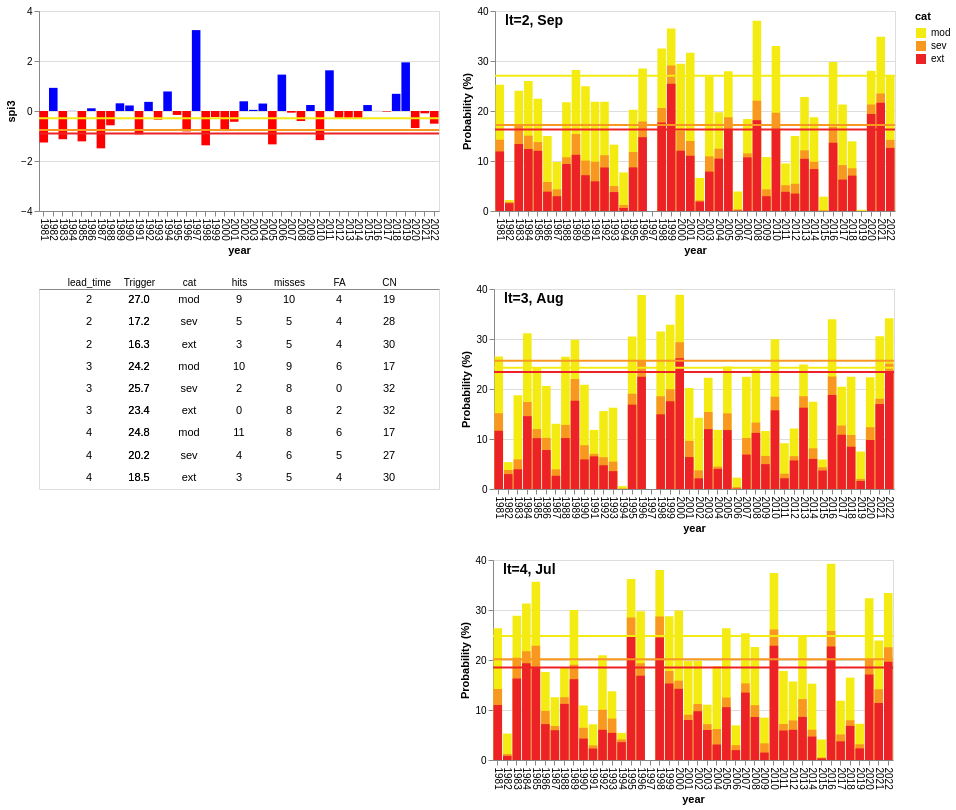

Source (notebook cell):
### Code cell
#tab_df3=tab_df2[['lead_time','Trigger','cat']]

tab_plot=decision_table(tab_df2).properties(height=200,width=400)
#tab_plot


emtpy_plot=alt.Chart(pd.DataFrame({'A': []})).mark_text().encode().properties(
    width=400,
    height=200)

panels = alt.vconcat(
    alt.hconcat(obs_plot,lt2_plot),
    alt.hconcat(tab_plot, lt3_plot),
    alt.hconcat(emtpy_plot, lt4_plot),
)

panels.configure_view(stroke=None).configure_axisY(
    labelFontSize=12,
    titleFontSize=14
).configure_axisX(
    labelFontSize=10,
    titleFontSize=12
).configure_legend(
    labelFontSize=12,
    titleFontSize=14
)

print(' Marsabit selected trigger for OND')
#panels.save(f"{latex_path}{region_id}-{sc_season_str}_v20240626.png")
panels

### Figure 1 — Vega-Lite specification as saved in the notebook (floating-point values rounded to 4 significant figures)
{"config": {"view": {"continuousWidth": 300, "continuousHeight": 300}}, "vconcat": [{"hconcat": [{"layer": [{"data": {"name": "data-f4026e3bbdf51813060ea4001b24cb69"}, "mark": {"type": "bar"}, "encoding": {"color": {"condition": {"test": "(datum['spi3'] > 0)", "value": "blue"}, "value": "red"}, "x": {"axis": {"labelAngle": 90}, "field": "year", "type": "nominal"}, "y": {"field": "spi3", "scale": {"domain": [-4, 4]}, "title": "spi3", "type": "quantitative"}}}, {"data": {"name": "data-ea9c7214d20ad5d7d42f9c6a12791b69"}, "mark": {"type": "rule", "stroke": "#f4eb13", "strokeWidth": 2}, "encoding": {"y": {"field": "y", "type": "quantitative"}}}, {"data": {"name": "data-d1d1ebd4f73166ea3e1b2f55ec2b43ab"}, "mark": {"type": "rule", "stroke": "#f89821", "strokeWidth": 2}, "encoding": {"y": {"field": "y", "type": "quantitative"}}}, {"data": {"name": "data-ed20c0d4931e0116777f7d938cf3f88f"}, "mark": {"type": "rule", "stroke": "#ed2227", "strokeWidth": 2}, "encoding": {"y": {"field": "y", "type": "quantitative"}}}], "height": 200, "width": 400}, {"layer": [{"layer": [{"data": {"name": "data-6a93d5a2c90e4bd9fbca9ae08c33bb91"}, "mark": {"type": "bar"}, "encoding": {"color": {"field": "cat", "scale": {"domain": ["mod", "sev", "ext"], "range": ["#f4eb13", "#f89821", "#ed2227"]}, "sort": ["sev", "mod", "ext"], "type": "nominal"}, "x": {"axis": {"labelAngle": 90}, "field": "year", "type": "nominal"}, "y": {"field": "ep_pb", "stack": null, "title": "Probability (%)", "type": "quantitative"}}}, {"data": {"name": "data-989eb75049684e9e20f245dd41a8bb9f"}, "mark": {"type": "text", "align": "left", "baseline": "middle", "dx": -190, "dy": -90, "fontSize": 14, "fontWeight": "bold"}, "encoding": {"text": {"field": "text", "type": "nominal"}}}]}, {"data": {"name": "data-15fe938515d41fc7df443d4044d88bcf"}, "mark": {"type": "rule", "stroke": "#f4eb13", "strokeWidth": 2}, "encoding": {"y": {"field": "y", "type": "quantitative"}}}, {"data": {"name": "data-6d5de8e9a4d77992e444d7d509cc35f1"}, "mark": {"type": "rule", "stroke": "#f89821", "strokeWidth": 2}, "encoding": {"y": {"field": "y", "type": "quantitative"}}}, {"data": {"name": "data-a0380fa5ecf94b0e6d04e0f87644d574"}, "mark": {"type": "rule", "stroke": "#ed2227", "strokeWidth": 2}, "encoding": {"y": {"field": "y", "type": "quantitative"}}}], "height": 200, "width": 400}]}, {"hconcat": [{"data": {"name": "data-b00b861f576384f5151cffe506ee5c27"}, "mark": {"type": "text"}, "encoding": {"text": {"field": "value", "type": "nominal"}, "x": {"axis": {"labelAngle": 0, "orient": "top", "ticks": false, "title": null}, "field": "key", "scale": {"padding": 10}, "sort": null, "type": "nominal"}, "y": {"axis": null, "field": "index", "type": "ordinal"}}, "height": 200, "transform": [{"fold": ["lead_time", "Trigger", "cat", "Trigger", "hits", "misses", "FA", "CN"]}], "width": 400}, {"layer": [{"layer": [{"data": {"name": "data-39ff048d1850201bdcf7532090081290"}, "mark": {"type": "bar"}, "encoding": {"color": {"field": "cat", "scale": {"domain": ["mod", "sev", "ext"], "range": ["#f4eb13", "#f89821", "#ed2227"]}, "sort": ["sev", "mod", "ext"], "type": "nominal"}, "x": {"axis": {"labelAngle": 90}, "field": "year", "type": "nominal"}, "y": {"field": "ep_pb", "stack": null, "title": "Probability (%)", "type": "quantitative"}}}, {"data": {"name": "data-21663e4800efb3fb7445885fc8d383dd"}, "mark": {"type": "text", "align": "left", "baseline": "middle", "dx": -190, "dy": -90, "fontSize": 14, "fontWeight": "bold"}, "encoding": {"text": {"field": "text", "type": "nominal"}}}]}, {"data": {"name": "data-639a0f4b71481adec7ac92835635d731"}, "mark": {"type": "rule", "stroke": "#f4eb13", "strokeWidth": 2}, "encoding": {"y": {"field": "y", "type": "quantitative"}}}, {"data": {"name": "data-b572124d575b483c38371c86f31ce91f"}, "mark": {"type": "rule", "stroke": "#f89821", "strokeWidth": 2}, "encoding": {"y": {"field": "y", "type": "quantitative"}}}, {"data": {"name": "data-c78026e16f3330daebae727c33141bd8"}, "mark": {"type": "rule", "stroke": "#ed2227", "strokeWidth": 2}, "encoding": {"y": {"field": "y", "type": "quantitative"}}}], "height": 200, "width": 400}]}, {"hconcat": [{"data": {"name": "data-4f53cda18c2baa0c0354bb5f9a3ecbe5"}, "mark": {"type": "text"}, "encoding": {}, "height": 200, "width": 400}, {"layer": [{"layer": [{"data": {"name": "data-13e38442cbdd2b4a88e9eda2f04ada0a"}, "mark": {"type": "bar"}, "encoding": {"color": {"field": "cat", "scale": {"domain": ["mod", "sev", "ext"], "range": ["#f4eb13", "#f89821", "#ed2227"]}, "sort": ["sev", "mod", "ext"], "type": "nominal"}, "x": {"axis": {"labelAngle": 90}, "field": "year", "type": "nominal"}, "y": {"field": "ep_pb", "stack": null, "title": "Probability (%)", "type": "quantitative"}}}, {"data": {"name": "data-19e40bd9fd476993abf9adc65177288b"}, "mark": {"type": "text", "align": "left", "baseline": "middle", "dx": -190, "dy": -90, "fontSize": 14, "fontWeight": "bold"}, "encoding": {"text": {"field": "text", "type": "nominal"}}}]}, {"data": {"name": "data-dc401686aa4f3e5d9de20ce6c3c2cf30"}, "mark": {"type": "rule", "stroke": "#f4eb13", "strokeWidth": 2}, "encoding": {"y": {"field": "y", "type": "quantitative"}}}, {"data": {"name": "data-ee0785aa2841774caf2d3cce3a97bd93"}, "mark": {"type": "rule", "stroke": "#f89821", "strokeWidth": 2}, "encoding": {"y": {"field": "y", "type": "quantitative"}}}, {"data": {"name": "data-b0bcd9e59f60f21b373bec2f0a80027c"}, "mark": {"type": "rule", "stroke": "#ed2227", "strokeWidth": 2}, "encoding": {"y": {"field": "y", "type": "quantitative"}}}], "height": 200, "width": 400}]}], "$schema": "https://vega.github.io/schema/vega-lite/v5.17.0.json", "datasets": {"data-f4026e3bbdf51813060ea4001b24cb69": [{"spi3": -1.261, "year": "1981"}, {"spi3": 0.9259, "year": "1982"}, {"spi3": -1.129, "year": "1983"}, {"spi3": 0.004938, "year": "1984"}, {"spi3": -1.214, "year": "1985"}, {"spi3": 0.1085, "year": "1986"}, {"spi3": -1.494, "year": "1987"}, {"spi3": -0.5713, "year": "1988"}, {"spi3": 0.3073, "year": "1989"}, {"spi3": 0.2214, "year": "1990"}, {"spi3": -0.9356, "year": "1991"}, {"spi3": 0.3655, "year": "1992"}, {"spi3": -0.3466, "year": "1993"}, {"spi3": 0.7812, "year": "1994"}, {"spi3": -0.1579, "year": "1995"}, {"spi3": -0.8165, "year": "1996"}, {"spi3": 3.236, "year": "1997"}, {"spi3": -1.372, "year": "1998"}, {"spi3": -0.2421, "year": "1999"}, {"spi3": -0.8035, "year": "2000"}, {"spi3": -0.4315, "year": "2001"}, {"spi3": 0.3881, "year": "2002"}, {"spi3": 0.04578, "year": "2003"}, {"spi3": 0.2981, "year": "2004"}, {"spi3": -1.335, "year": "2005"}, {"spi3": 1.455, "year": "2006"}, {"spi3": -0.0665, "year": "2007"}, {"spi3": -0.3993, "year": "2008"}, {"spi3": 0.2396, "year": "2009"}, {"spi3": -1.166, "year": "2010"}, {"spi3": 1.627, "year": "2011"}, {"spi3": -0.2982, "year": "2012"}, {"spi3": -0.3079, "year": "2013"}, {"spi3": -0.2928, "year": "2014"}, {"spi3": 0.238, "year": "2015"}, {"spi3": 0.002147, "year": "2016"}, {"spi3": -0.02267, "year": "2017"}, {"spi3": 0.6874, "year": "2018"}, {"spi3": 1.946, "year": "2019"}, {"spi3": -0.682, "year": "2020"}, {"spi3": -0.09312, "year": "2021"}, {"spi3": -0.5074, "year": "2022"}], "data-ea9c7214d20ad5d7d42f9c6a12791b69": [{"y": -0.29}], "data-d1d1ebd4f73166ea3e1b2f55ec2b43ab": [{"y": -0.76}], "data-ed20c0d4931e0116777f7d938cf3f88f": [{"y": -0.9}], "data-6a93d5a2c90e4bd9fbca9ae08c33bb91": [{"year": "1981", "cat": "mod", "ep_pb": 25.23}, {"year": "1982", "cat": "mod", "ep_pb": 2.188}, {"year": "1983", "cat": "mod", "ep_pb": 24.04}, {"year": "1984", "cat": "mod", "ep_pb": 26.02}, {"year": "1985", "cat": "mod", "ep_pb": 22.43}, {"year": "1986", "cat": "mod", "ep_pb": 15.0}, {"year": "1987", "cat": "mod", "ep_pb": 9.821}, {"year": "1988", "cat": "mod", "ep_pb": 21.76}, {"year": "1989", "cat": "mod", "ep_pb": 28.22}, {"year": "1990", "cat": "mod", "ep_pb": 24.96}, {"year": "1991", "cat": "mod", "ep_pb": 21.85}, {"year": "1992", "cat": "mod", "ep_pb": 21.85}, {"year": "1993", "cat": "mod", "ep_pb": 13.27}, {"year": "1994", "cat": "mod", "ep_pb": 7.721}, {"year": "1995", "cat": "mod", "ep_pb": 20.26}, {"year": "1996", "cat": "mod", "ep_pb": 28.48}, {"year": "1997", "cat": "mod", "ep_pb": 0.0}, {"year": "1998", "cat": "mod", "ep_pb": 32.49}, {"year": "1999", "cat": "mod", "ep_pb": 36.48}, {"year": "2000", "cat": "mod", "ep_pb": 29.46}, {"year": "2001", "cat": "mod", "ep_pb": 31.67}, {"year": "2002", "cat": "mod", "ep_pb": 6.618}, {"year": "2003", "cat": "mod", "ep_pb": 26.96}, {"year": "2004", "cat": "mod", "ep_pb": 19.73}, {"year": "2005", "cat": "mod", "ep_pb": 27.96}, {"year": "2006", "cat": "mod", "ep_pb": 3.904}, {"year": "2007", "cat": "mod", "ep_pb": 18.42}, {"year": "2008", "cat": "mod", "ep_pb": 38.03}, {"year": "2009", "cat": "mod", "ep_pb": 10.78}, {"year": "2010", "cat": "mod", "ep_pb": 32.98}, {"year": "2011", "cat": "mod", "ep_pb": 9.506}, {"year": "2012", "cat": "mod", "ep_pb": 15.0}, {"year": "2013", "cat": "mod", "ep_pb": 22.79}, {"year": "2014", "cat": "mod", "ep_pb": 18.77}, {"year": "2015", "cat": "mod", "ep_pb": 2.871}, {"year": "2016", "cat": "mod", "ep_pb": 29.78}, {"year": "2017", "cat": "mod", "ep_pb": 21.31}, {"year": "2018", "cat": "mod", "ep_pb": 13.94}, {"year": "2019", "cat": "mod", "ep_pb": 0.2451}, {"year": "2020", "cat": "mod", "ep_pb": 28.06}, {"year": "2021", "cat": "mod", "ep_pb": 34.84}, {"year": "2022", "cat": "mod", "ep_pb": 27.05}, {"year": "1981", "cat": "sev", "ep_pb": 14.25}, {"year": "1982", "cat": "sev", "ep_pb": 1.786}, {"year": "1983", "cat": "sev", "ep_pb": 17.21}, {"year": "1984", "cat": "sev", "ep_pb": 15.07}, {"year": "1985", "cat": "sev", "ep_pb": 13.78}, {"year": "1986", "cat": "sev", "ep_pb": 5.812}, {"year": "1987", "cat": "sev", "ep_pb": 4.324}, {"year": "1988", "cat": "sev", "ep_pb": 10.75}, {"year": "1989", "cat": "sev", "ep_pb": 15.39}, {"year": "1990", "cat": "sev", "ep_pb": 10.08}, {"year": "1991", "cat": "sev", "ep_pb": 9.856}, {"year": "1992", "cat": "sev", "ep_pb": 11.15}, {"year": "1993", "cat": "sev", "ep_pb": 4.989}, {"year": "1994", "cat": "sev", "ep_pb": 1.208}, {"year": "1995", "cat": "sev", "ep_pb": 11.8}, {"year": "1996", "cat": "sev", "ep_pb": 17.89}, {"year": "1997", "cat": "sev", "ep_pb": 0.0}, {"year": "1998", "cat": "sev", "ep_pb": 20.61}, {"year": "1999", "cat": "sev", "ep_pb": 29.11}, {"year": "2000", "cat": "sev", "ep_pb": 15.98}, {"year": "2001", "cat": "sev", "ep_pb": 14.01}, {"year": "2002", "cat": "sev", "ep_pb": 2.118}, {"year": "2003", "cat": "sev", "ep_pb": 10.92}, {"year": "2004", "cat": "sev", "ep_pb": 12.46}, {"year": "2005", "cat": "sev", "ep_pb": 18.75}, {"year": "2006", "cat": "sev", "ep_pb": 0.3326}, {"year": "2007", "cat": "sev", "ep_pb": 11.52}, {"year": "2008", "cat": "sev", "ep_pb": 22.06}, {"year": "2009", "cat": "sev", "ep_pb": 4.324}, {"year": "2010", "cat": "sev", "ep_pb": 19.63}, {"year": "2011", "cat": "sev", "ep_pb": 5.147}, {"year": "2012", "cat": "sev", "ep_pb": 5.445}, {"year": "2013", "cat": "sev", "ep_pb": 12.13}, {"year": "2014", "cat": "sev", "ep_pb": 9.839}, {"year": "2015", "cat": "sev", "ep_pb": 0.1576}, {"year": "2016", "cat": "sev", "ep_pb": 16.86}, {"year": "2017", "cat": "sev", "ep_pb": 9.174}, {"year": "2018", "cat": "sev", "ep_pb": 8.543}, {"year": "2019", "cat": "sev", "ep_pb": 0.0}, {"year": "2020", "cat": "sev", "ep_pb": 21.32}, {"year": "2021", "cat": "sev", "ep_pb": 23.49}, {"year": "2022", "cat": "sev", "ep_pb": 14.23}, {"year": "1981", "cat": "ext", "ep_pb": 11.9}, {"year": "1982", "cat": "ext", "ep_pb": 1.558}, {"year": "1983", "cat": "ext", "ep_pb": 13.39}, {"year": "1984", "cat": "ext", "ep_pb": 12.39}, {"year": "1985", "cat": "ext", "ep_pb": 12.04}, {"year": "1986", "cat": "ext", "ep_pb": 3.869}, {"year": "1987", "cat": "ext", "ep_pb": 2.959}, {"year": "1988", "cat": "ext", "ep_pb": 9.401}, {"year": "1989", "cat": "ext", "ep_pb": 11.24}, {"year": "1990", "cat": "ext", "ep_pb": 7.16}, {"year": "1991", "cat": "ext", "ep_pb": 5.935}, {"year": "1992", "cat": "ext", "ep_pb": 8.701}, {"year": "1993", "cat": "ext", "ep_pb": 3.782}, {"year": "1994", "cat": "ext", "ep_pb": 0.5952}, {"year": "1995", "cat": "ext", "ep_pb": 8.718}, {"year": "1996", "cat": "ext", "ep_pb": 14.76}, {"year": "1997", "cat": "ext", "ep_pb": 0.0}, {"year": "1998", "cat": "ext", "ep_pb": 17.7}, {"year": "1999", "cat": "ext", "ep_pb": 25.44}, {"year": "2000", "cat": "ext", "ep_pb": 12.06}, {"year": "2001", "cat": "ext", "ep_pb": 11.05}, {"year": "2002", "cat": "ext", "ep_pb": 1.891}, {"year": "2003", "cat": "ext", "ep_pb": 7.878}, {"year": "2004", "cat": "ext", "ep_pb": 10.47}, {"year": "2005", "cat": "ext", "ep_pb": 16.32}, {"year": "2006", "cat": "ext", "ep_pb": 0.105}, {"year": "2007", "cat": "ext", "ep_pb": 10.73}, {"year": "2008", "cat": "ext", "ep_pb": 18.15}, {"year": "2009", "cat": "ext", "ep_pb": 2.959}, {"year": "2010", "cat": "ext", "ep_pb": 16.37}, {"year": "2011", "cat": "ext", "ep_pb": 3.834}, {"year": "2012", "cat": "ext", "ep_pb": 3.484}, {"year": "2013", "cat": "ext", "ep_pb": 10.43}, {"year": "2014", "cat": "ext", "ep_pb": 8.386}, {"year": "2015", "cat": "ext", "ep_pb": 0.0}, {"year": "2016", "cat": "ext", "ep_pb": 13.66}, {"year": "2017", "cat": "ext", "ep_pb": 6.285}, {"year": "2018", "cat": "ext", "ep_pb": 7.073}, {"year": "2019", "cat": "ext", "ep_pb": 0.0}, {"year": "2020", "cat": "ext", "ep_pb": 19.38}, {"year": "2021", "cat": "ext", "ep_pb": 21.64}, {"year": "2022", "cat": "ext", "ep_pb": 12.62}], "data-989eb75049684e9e20f245dd41a8bb9f": [{"text": "lt=2, Sep"}], "data-15fe938515d41fc7df443d4044d88bcf": [{"y": 27.05}], "data-6d5de8e9a4d77992e444d7d509cc35f1": [{"y": 17.21}], "data-a0380fa5ecf94b0e6d04e0f87644d574": [{"y": 16.32}], "data-b00b861f576384f5151cffe506ee5c27": [{"index": 0, "lead_time": 2, "Trigger": "27.0", "cat": "mod", "hits": 9, "misses": 10, "FA": 4, "CN": 19}, {"index": 1, "lead_time": 2, "Trigger": "17.2", "cat": "sev", "hits": 5, "misses": 5, "FA": 4, "CN": 28}, {"index": 2, "lead_time": 2, "Trigger": "16.3", "cat": "ext", "hits": 3, "misses": 5, "FA": 4, "CN": 30}, {"index": 3, "lead_time": 3, "Trigger": "24.2", "cat": "mod", "hits": 10, "misses": 9, "FA": 6, "CN": 17}, {"index": 4, "lead_time": 3, "Trigger": "25.7", "cat": "sev", "hits": 2, "misses": 8, "FA": 0, "CN": 32}, {"index": 5, "lead_time": 3, "Trigger": "23.4", "cat": "ext", "hits": 0, "misses": 8, "FA": 2, "CN": 32}, {"index": 6, "lead_time": 4, "Trigger": "24.8", "cat": "mod", "hits": 11, "misses": 8, "FA": 6, "CN": 17}, {"index": 7, "lead_time": 4, "Trigger": "20.2", "cat": "sev", "hits": 4, "misses": 6, "FA": 5, "CN": 27}, {"index": 8, "lead_time": 4, "Trigger": "18.5", "cat": "ext", "hits": 3, "misses": 5, "FA": 4, "CN": 30}], "data-39ff048d1850201bdcf7532090081290": [{"year": "1981", "cat": "mod", "ep_pb": 26.49}, {"year": "1982", "cat": "mod", "ep_pb": 5.375}, {"year": "1983", "cat": "mod", "ep_pb": 18.75}, {"year": "1984", "cat": "mod", "ep_pb": 31.13}, {"year": "1985", "cat": "mod", "ep_pb": 24.25}, {"year": "1986", "cat": "mod", "ep_pb": 20.62}, {"year": "1987", "cat": "mod", "ep_pb": 13.04}, {"year": "1988", "cat": "mod", "ep_pb": 26.44}, {"year": "1989", "cat": "mod", "ep_pb": 29.87}, {"year": "1990", "cat": "mod", "ep_pb": 20.87}, {"year": "1991", "cat": "mod", "ep_pb": 11.82}, {"year": "1992", "cat": "mod", "ep_pb": 15.58}, {"year": "1993", "cat": "mod", "ep_pb": 16.26}, {"year": "1994", "cat": "mod", "ep_pb": 0.5777}, {"year": "1995", "cat": "mod", "ep_pb": 30.51}, {"year": "1996", "cat": "mod", "ep_pb": 38.81}, {"year": "1997", "cat": "mod", "ep_pb": 0.0}, {"year": "1998", "cat": "mod", "ep_pb": 31.51}, {"year": "1999", "cat": "mod", "ep_pb": 32.84}, {"year": "2000", "cat": "mod", "ep_pb": 38.85}, {"year": "2001", "cat": "mod", "ep_pb": 20.22}, {"year": "2002", "cat": "mod", "ep_pb": 14.25}, {"year": "2003", "cat": "mod", "ep_pb": 22.27}, {"year": "2004", "cat": "mod", "ep_pb": 11.82}, {"year": "2005", "cat": "mod", "ep_pb": 24.49}, {"year": "2006", "cat": "mod", "ep_pb": 2.276}, {"year": "2007", "cat": "mod", "ep_pb": 22.44}, {"year": "2008", "cat": "mod", "ep_pb": 23.93}, {"year": "2009", "cat": "mod", "ep_pb": 11.61}, {"year": "2010", "cat": "mod", "ep_pb": 29.97}, {"year": "2011", "cat": "mod", "ep_pb": 9.156}, {"year": "2012", "cat": "mod", "ep_pb": 12.1}, {"year": "2013", "cat": "mod", "ep_pb": 24.88}, {"year": "2014", "cat": "mod", "ep_pb": 17.44}, {"year": "2015", "cat": "mod", "ep_pb": 5.9}, {"year": "2016", "cat": "mod", "ep_pb": 33.95}, {"year": "2017", "cat": "mod", "ep_pb": 20.45}, {"year": "2018", "cat": "mod", "ep_pb": 22.46}, {"year": "2019", "cat": "mod", "ep_pb": 7.493}, {"year": "2020", "cat": "mod", "ep_pb": 22.37}, {"year": "2021", "cat": "mod", "ep_pb": 30.57}, {"year": "2022", "cat": "mod", "ep_pb": 34.17}, {"year": "1981", "cat": "sev", "ep_pb": 15.16}, {"year": "1982", "cat": "sev", "ep_pb": 3.799}, {"year": "1983", "cat": "sev", "ep_pb": 5.917}, {"year": "1984", "cat": "sev", "ep_pb": 17.4}, {"year": "1985", "cat": "sev", "ep_pb": 11.97}, {"year": "1986", "cat": "sev", "ep_pb": 10.22}, {"year": "1987", "cat": "sev", "ep_pb": 3.922}, {"year": "1988", "cat": "sev", "ep_pb": 12.82}, {"year": "1989", "cat": "sev", "ep_pb": 22.02}, {"year": "1990", "cat": "sev", "ep_pb": 8.754}, {"year": "1991", "cat": "sev", "ep_pb": 7.038}, {"year": "1992", "cat": "sev", "ep_pb": 6.355}, {"year": "1993", "cat": "sev", "ep_pb": 5.48}, {"year": "1994", "cat": "sev", "ep_pb": 0.105}, {"year": "1995", "cat": "sev", "ep_pb": 19.03}, {"year": "1996", "cat": "sev", "ep_pb": 25.67}, {"year": "1997", "cat": "sev", "ep_pb": 0.0}, {"year": "1998", "cat": "sev", "ep_pb": 18.57}, {"year": "1999", "cat": "sev", "ep_pb": 19.94}, {"year": "2000", "cat": "sev", "ep_pb": 29.34}, {"year": "2001", "cat": "sev", "ep_pb": 9.629}, {"year": "2002", "cat": "sev", "ep_pb": 3.729}, {"year": "2003", "cat": "sev", "ep_pb": 15.41}, {"year": "2004", "cat": "sev", "ep_pb": 4.482}, {"year": "2005", "cat": "sev", "ep_pb": 15.13}, {"year": "2006", "cat": "sev", "ep_pb": 0.3676}, {"year": "2007", "cat": "sev", "ep_pb": 10.21}, {"year": "2008", "cat": "sev", "ep_pb": 13.29}, {"year": "2009", "cat": "sev", "ep_pb": 6.618}, {"year": "2010", "cat": "sev", "ep_pb": 18.43}, {"year": "2011", "cat": "sev", "ep_pb": 3.064}, {"year": "2012", "cat": "sev", "ep_pb": 6.565}, {"year": "2013", "cat": "sev", "ep_pb": 18.56}, {"year": "2014", "cat": "sev", "ep_pb": 8.123}, {"year": "2015", "cat": "sev", "ep_pb": 4.342}, {"year": "2016", "cat": "sev", "ep_pb": 22.51}, {"year": "2017", "cat": "sev", "ep_pb": 12.69}, {"year": "2018", "cat": "sev", "ep_pb": 10.8}, {"year": "2019", "cat": "sev", "ep_pb": 2.031}, {"year": "2020", "cat": "sev", "ep_pb": 12.36}, {"year": "2021", "cat": "sev", "ep_pb": 18.05}, {"year": "2022", "cat": "sev", "ep_pb": 25.04}, {"year": "1981", "cat": "ext", "ep_pb": 11.64}, {"year": "1982", "cat": "ext", "ep_pb": 2.976}, {"year": "1983", "cat": "ext", "ep_pb": 3.939}, {"year": "1984", "cat": "ext", "ep_pb": 14.57}, {"year": "1985", "cat": "ext", "ep_pb": 10.17}, {"year": "1986", "cat": "ext", "ep_pb": 7.791}, {"year": "1987", "cat": "ext", "ep_pb": 2.644}, {"year": "1988", "cat": "ext", "ep_pb": 10.19}, {"year": "1989", "cat": "ext", "ep_pb": 17.63}, {"year": "1990", "cat": "ext", "ep_pb": 5.917}, {"year": "1991", "cat": "ext", "ep_pb": 6.53}, {"year": "1992", "cat": "ext", "ep_pb": 4.744}, {"year": "1993", "cat": "ext", "ep_pb": 3.571}, {"year": "1994", "cat": "ext", "ep_pb": 0.0}, {"year": "1995", "cat": "ext", "ep_pb": 16.88}, {"year": "1996", "cat": "ext", "ep_pb": 22.44}, {"year": "1997", "cat": "ext", "ep_pb": 0.0}, {"year": "1998", "cat": "ext", "ep_pb": 14.93}, {"year": "1999", "cat": "ext", "ep_pb": 17.54}, {"year": "2000", "cat": "ext", "ep_pb": 26.16}, {"year": "2001", "cat": "ext", "ep_pb": 6.39}, {"year": "2002", "cat": "ext", "ep_pb": 2.136}, {"year": "2003", "cat": "ext", "ep_pb": 11.97}, {"year": "2004", "cat": "ext", "ep_pb": 4.027}, {"year": "2005", "cat": "ext", "ep_pb": 11.78}, {"year": "2006", "cat": "ext", "ep_pb": 0.07003}, {"year": "2007", "cat": "ext", "ep_pb": 6.88}, {"year": "2008", "cat": "ext", "ep_pb": 11.22}, {"year": "2009", "cat": "ext", "ep_pb": 4.972}, {"year": "2010", "cat": "ext", "ep_pb": 15.74}, {"year": "2011", "cat": "ext", "ep_pb": 2.153}, {"year": "2012", "cat": "ext", "ep_pb": 5.707}, {"year": "2013", "cat": "ext", "ep_pb": 16.26}, {"year": "2014", "cat": "ext", "ep_pb": 6.022}, {"year": "2015", "cat": "ext", "ep_pb": 3.694}, {"year": "2016", "cat": "ext", "ep_pb": 18.8}, {"year": "2017", "cat": "ext", "ep_pb": 10.85}, {"year": "2018", "cat": "ext", "ep_pb": 8.456}, {"year": "2019", "cat": "ext", "ep_pb": 1.611}, {"year": "2020", "cat": "ext", "ep_pb": 9.804}, {"year": "2021", "cat": "ext", "ep_pb": 16.98}, {"year": "2022", "cat": "ext", "ep_pb": 23.39}], "data-21663e4800efb3fb7445885fc8d383dd": [{"text": "lt=3, Aug"}], "data-639a0f4b71481adec7ac92835635d731": [{"y": 24.25}], "data-b572124d575b483c38371c86f31ce91f": [{"y": 25.67}], "data-c78026e16f3330daebae727c33141bd8": [{"y": 23.39}], "data-4f53cda18c2baa0c0354bb5f9a3ecbe5": [], "data-13e38442cbdd2b4a88e9eda2f04ada0a": [{"year": "1981", "cat": "mod", "ep_pb": 26.33}, {"year": "1982", "cat": "mod", "ep_pb": 5.287}, {"year": "1983", "cat": "mod", "ep_pb": 28.85}, {"year": "1984", "cat": "mod", "ep_pb": 31.32}, {"year": "1985", "cat": "mod", "ep_pb": 35.63}, {"year": "1986", "cat": "mod", "ep_pb": 17.59}, {"year": "1987", "cat": "mod", "ep_pb": 12.55}, {"year": "1988", "cat": "mod", "ep_pb": 18.56}, {"year": "1989", "cat": "mod", "ep_pb": 30.02}, {"year": "1990", "cat": "mod", "ep_pb": 10.91}, {"year": "1991", "cat": "mod", "ep_pb": 7.143}, {"year": "1992", "cat": "mod", "ep_pb": 20.94}, {"year": "1993", "cat": "mod", "ep_pb": 13.74}, {"year": "1994", "cat": "mod", "ep_pb": 5.427}, {"year": "1995", "cat": "mod", "ep_pb": 36.2}, {"year": "1996", "cat": "mod", "ep_pb": 29.74}, {"year": "1997", "cat": "mod", "ep_pb": 0.0}, {"year": "1998", "cat": "mod", "ep_pb": 37.99}, {"year": "1999", "cat": "mod", "ep_pb": 28.73}, {"year": "2000", "cat": "mod", "ep_pb": 29.9}, {"year": "2001", "cat": "mod", "ep_pb": 19.78}, {"year": "2002", "cat": "mod", "ep_pb": 19.87}, {"year": "2003", "cat": "mod", "ep_pb": 11.06}, {"year": "2004", "cat": "mod", "ep_pb": 18.75}, {"year": "2005", "cat": "mod", "ep_pb": 26.33}, {"year": "2006", "cat": "mod", "ep_pb": 6.915}, {"year": "2007", "cat": "mod", "ep_pb": 25.37}, {"year": "2008", "cat": "mod", "ep_pb": 22.62}, {"year": "2009", "cat": "mod", "ep_pb": 8.473}, {"year": "2010", "cat": "mod", "ep_pb": 37.38}, {"year": "2011", "cat": "mod", "ep_pb": 17.8}, {"year": "2012", "cat": "mod", "ep_pb": 15.7}, {"year": "2013", "cat": "mod", "ep_pb": 24.82}, {"year": "2014", "cat": "mod", "ep_pb": 15.27}, {"year": "2015", "cat": "mod", "ep_pb": 4.097}, {"year": "2016", "cat": "mod", "ep_pb": 39.27}, {"year": "2017", "cat": "mod", "ep_pb": 11.85}, {"year": "2018", "cat": "mod", "ep_pb": 16.47}, {"year": "2019", "cat": "mod", "ep_pb": 7.248}, {"year": "2020", "cat": "mod", "ep_pb": 32.35}, {"year": "2021", "cat": "mod", "ep_pb": 23.9}, {"year": "2022", "cat": "mod", "ep_pb": 33.42}, {"year": "1981", "cat": "sev", "ep_pb": 14.2}, {"year": "1982", "cat": "sev", "ep_pb": 1.19}, {"year": "1983", "cat": "sev", "ep_pb": 20.45}, {"year": "1984", "cat": "sev", "ep_pb": 21.73}, {"year": "1985", "cat": "sev", "ep_pb": 22.83}, {"year": "1986", "cat": "sev", "ep_pb": 9.821}, {"year": "1987", "cat": "sev", "ep_pb": 6.793}, {"year": "1988", "cat": "sev", "ep_pb": 12.55}, {"year": "1989", "cat": "sev", "ep_pb": 19.03}, {"year": "1990", "cat": "sev", "ep_pb": 6.443}, {"year": "1991", "cat": "sev", "ep_pb": 2.924}, {"year": "1992", "cat": "sev", "ep_pb": 10.05}, {"year": "1993", "cat": "sev", "ep_pb": 8.281}, {"year": "1994", "cat": "sev", "ep_pb": 4.114}, {"year": "1995", "cat": "sev", "ep_pb": 28.48}, {"year": "1996", "cat": "sev", "ep_pb": 19.33}, {"year": "1997", "cat": "sev", "ep_pb": 0.0}, {"year": "1998", "cat": "sev", "ep_pb": 28.68}, {"year": "1999", "cat": "sev", "ep_pb": 17.8}, {"year": "2000", "cat": "sev", "ep_pb": 15.86}, {"year": "2001", "cat": "sev", "ep_pb": 9.051}, {"year": "2002", "cat": "sev", "ep_pb": 11.2}, {"year": "2003", "cat": "sev", "ep_pb": 7.16}, {"year": "2004", "cat": "sev", "ep_pb": 6.197}, {"year": "2005", "cat": "sev", "ep_pb": 12.48}, {"year": "2006", "cat": "sev", "ep_pb": 2.959}, {"year": "2007", "cat": "sev", "ep_pb": 15.32}, {"year": "2008", "cat": "sev", "ep_pb": 10.96}, {"year": "2009", "cat": "sev", "ep_pb": 3.326}, {"year": "2010", "cat": "sev", "ep_pb": 26.1}, {"year": "2011", "cat": "sev", "ep_pb": 7.195}, {"year": "2012", "cat": "sev", "ep_pb": 7.913}, {"year": "2013", "cat": "sev", "ep_pb": 12.18}, {"year": "2014", "cat": "sev", "ep_pb": 6.057}, {"year": "2015", "cat": "sev", "ep_pb": 0.4902}, {"year": "2016", "cat": "sev", "ep_pb": 25.82}, {"year": "2017", "cat": "sev", "ep_pb": 5.112}, {"year": "2018", "cat": "sev", "ep_pb": 7.948}, {"year": "2019", "cat": "sev", "ep_pb": 3.151}, {"year": "2020", "cat": "sev", "ep_pb": 20.15}, {"year": "2021", "cat": "sev", "ep_pb": 14.15}, {"year": "2022", "cat": "sev", "ep_pb": 22.55}, {"year": "1981", "cat": "ext", "ep_pb": 10.99}, {"year": "1982", "cat": "ext", "ep_pb": 0.8228}, {"year": "1983", "cat": "ext", "ep_pb": 16.3}, {"year": "1984", "cat": "ext", "ep_pb": 19.36}, {"year": "1985", "cat": "ext", "ep_pb": 18.52}, {"year": "1986", "cat": "ext", "ep_pb": 7.178}, {"year": "1987", "cat": "ext", "ep_pb": 5.952}, {"year": "1988", "cat": "ext", "ep_pb": 11.22}, {"year": "1989", "cat": "ext", "ep_pb": 16.16}, {"year": "1990", "cat": "ext", "ep_pb": 4.289}, {"year": "1991", "cat": "ext", "ep_pb": 2.293}, {"year": "1992", "cat": "ext", "ep_pb": 6.04}, {"year": "1993", "cat": "ext", "ep_pb": 5.427}, {"year": "1994", "cat": "ext", "ep_pb": 3.571}, {"year": "1995", "cat": "ext", "ep_pb": 24.98}, {"year": "1996", "cat": "ext", "ep_pb": 16.86}, {"year": "1997", "cat": "ext", "ep_pb": 0.0}, {"year": "1998", "cat": "ext", "ep_pb": 24.49}, {"year": "1999", "cat": "ext", "ep_pb": 15.3}, {"year": "2000", "cat": "ext", "ep_pb": 14.23}, {"year": "2001", "cat": "ext", "ep_pb": 8.001}, {"year": "2002", "cat": "ext", "ep_pb": 9.751}, {"year": "2003", "cat": "ext", "ep_pb": 6.005}, {"year": "2004", "cat": "ext", "ep_pb": 3.099}, {"year": "2005", "cat": "ext", "ep_pb": 10.56}, {"year": "2006", "cat": "ext", "ep_pb": 1.978}, {"year": "2007", "cat": "ext", "ep_pb": 13.48}, {"year": "2008", "cat": "ext", "ep_pb": 8.596}, {"year": "2009", "cat": "ext", "ep_pb": 1.488}, {"year": "2010", "cat": "ext", "ep_pb": 22.86}, {"year": "2011", "cat": "ext", "ep_pb": 5.9}, {"year": "2012", "cat": "ext", "ep_pb": 6.04}, {"year": "2013", "cat": "ext", "ep_pb": 8.613}, {"year": "2014", "cat": "ext", "ep_pb": 4.692}, {"year": "2015", "cat": "ext", "ep_pb": 0.3326}, {"year": "2016", "cat": "ext", "ep_pb": 22.72}, {"year": "2017", "cat": "ext", "ep_pb": 3.729}, {"year": "2018", "cat": "ext", "ep_pb": 6.828}, {"year": "2019", "cat": "ext", "ep_pb": 2.328}, {"year": "2020", "cat": "ext", "ep_pb": 17.12}, {"year": "2021", "cat": "ext", "ep_pb": 11.4}, {"year": "2022", "cat": "ext", "ep_pb": 19.64}], "data-19e40bd9fd476993abf9adc65177288b": [{"text": "lt=4, Jul"}], "data-dc401686aa4f3e5d9de20ce6c3c2cf30": [{"y": 24.82}], "data-ee0785aa2841774caf2d3cce3a97bd93": [{"y": 20.15}], "data-b0bcd9e59f60f21b373bec2f0a80027c": [{"y": 18.52}]}}
